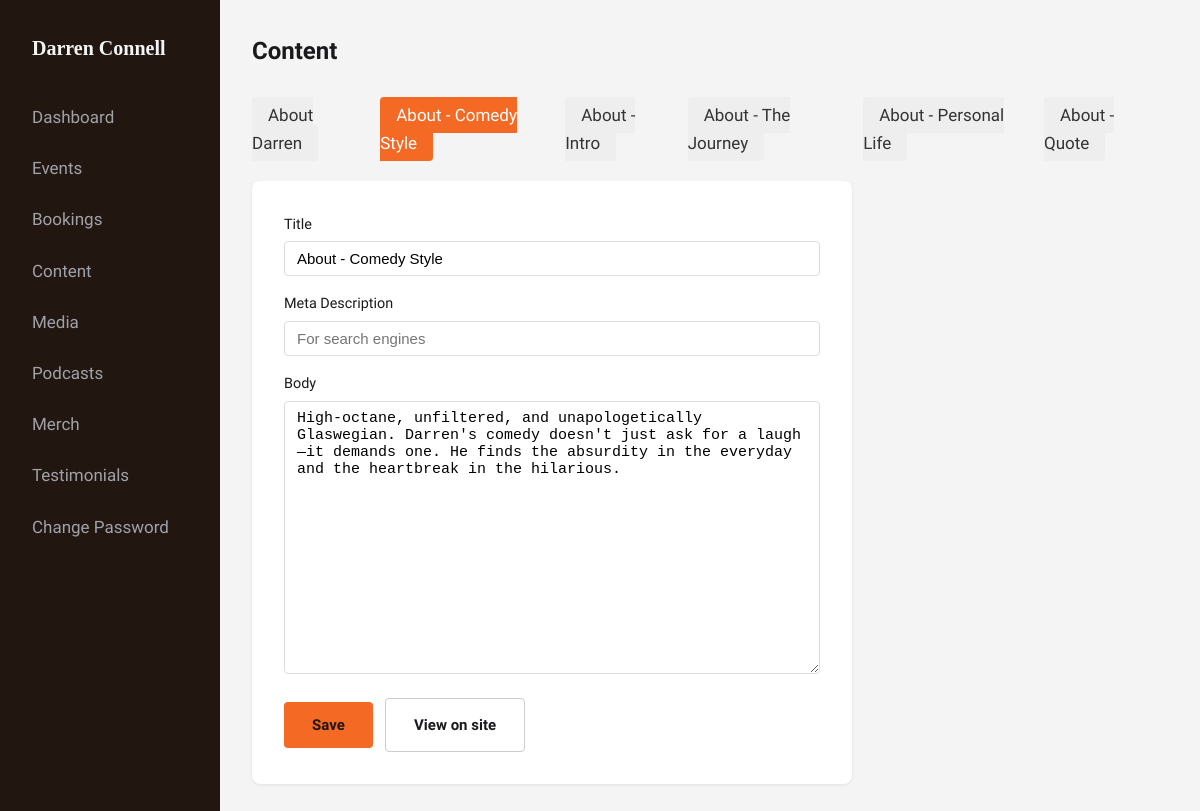
The app's page /public/admin/content.php?edit=about_comedy_style (signed in) with its own data.
### tables this page shows
CREATE TABLE `content` (
  `id` int NOT NULL,
  `slug` varchar(100) NOT NULL,
  `title` varchar(255) NOT NULL,
  `body` text,
  `meta_description` varchar(255) DEFAULT NULL,
  `updated_at` timestamp NULL DEFAULT CURRENT_TIMESTAMP ON UPDATE CURRENT_TIMESTAMP
);

### includes/functions.php (called while the page is built, shortened)
<?php
function e($str) {
    return htmlspecialchars($str ?? '', ENT_QUOTES, 'UTF-8');
}

### public/admin/content.php (the view, shortened to what this page needs)
<?php
require_once dirname(__DIR__, 2) . '/includes/functions.php';
require_once __DIR__ . '/bootstrap.php';
$stmt = $pdo->query("SELECT * FROM content ORDER BY slug");
$pages = $stmt->fetchAll();
$editSlug = $_GET['edit'] ?? $pages[0]['slug'] ?? 'about';
$stmt = $pdo->prepare("SELECT * FROM content WHERE slug=?");
$stmt->execute([$editSlug]);
$current = $stmt->fetch();
?>
<div class="admin-header">
    <h1>Content</h1>
</div>
<div class="admin-content-edit">
    <ul class="content-tabs">
        <?php foreach ($pages as $p): ?>
        <li><a href="?edit=<?= e($p['slug']) ?>" class="<?= $p['slug'] === $editSlug ? 'active' : '' ?>"><?= e($p['title']) ?></a></li>
        <?php endforeach; ?>
    </ul>
    <?php if ($current): ?>
    <form method="post" class="admin-form">
        <div class="form-group">
            <label>Title</label>
            <input type="text" name="title" value="<?= e($current['title']) ?>" required>
        </div>
        <div class="form-group">
            <label>Meta Description</label>
            <input type="text" name="meta_description" value="<?= e($current['meta_description']) ?>" placeholder="For search engines">
        </div>
        <div class="form-group">
            <label>Body</label>
            <textarea name="body" rows="15"><?= e($current['body']) ?></textarea>
        </div>
        <button type="submit" class="btn btn-primary">Save</button>
        <?php
        $viewUrl = strpos($current['slug'], 'about') === 0 ? '/about.php' : '/';
        ?>
        <a href="<?= e($viewUrl) ?>" target="_blank" rel="noopener" class="btn btn-secondary">View on site</a>
    </form>
    <?php endif; ?>
</div>
<?php
include __DIR__ . '/layout.php';

### public/assets/css/style.css (style rules this page uses)
:root { --color-bg: #221610; --color-bg-elevated: #2d1f18; --color-surface: #1a1a1d; --color-text: #f4f4f5; --color-text-muted: #a1a1aa; --color-accent: #f46a25; --color-accent-hover: #ff7d3d; --color-border: #27272a; --font-display: 'Playfair Display', Georgia, serif; --font-body: 'Source Sans 3', -apple-system, sans-serif; --max-width: 1200px; --transition: 0.2s ease; }
*, *::before, *::after { box-sizing: border-box; }
html { scroll-behavior: smooth; }
body { margin: 0; font-family: var(--font-body); font-size: 1.0625rem; line-height: 1.6; color: var(--color-text); background: var(--color-bg); -webkit-font-smoothing: antialiased; }
a { color: var(--color-accent); text-decoration: none; transition: color var(--transition); }
.btn { display: inline-flex; align-items: center; justify-content: center; padding: 0.875rem 1.75rem; font-family: var(--font-body); font-size: 0.9375rem; font-weight: 600; border-radius: 4px; border: none; cursor: pointer; transition: all var(--transition); }
.btn-primary { background: var(--color-accent); color: var(--color-bg); }
.btn-secondary { background: transparent; color: var(--color-text); border: 1px solid var(--color-border); }
.admin-body { background: #f4f4f5; color: #1a1a1d; }
.admin-header { display: flex; align-items: center; justify-content: space-between; flex-wrap: wrap; gap: 1rem; margin-bottom: 2rem; }
.admin-header h1 { margin: 0; font-size: 1.5rem; color: #1a1a1d; }
.admin-body .btn-secondary { background: white; color: #1a1a1d; border: 1px solid #ccc; }
.admin-form { background: white; padding: 2rem; border-radius: 8px; box-shadow: 0 1px 3px rgba(0,0,0,0.08); max-width: 600px; margin-bottom: 2rem; }
.admin-form .form-group { margin-bottom: 1rem; }
.admin-form label { display: block; margin-bottom: 0.35rem; font-weight: 500; font-size: 0.9rem; }
.admin-form input, .admin-form textarea, .admin-form select { width: 100%; padding: 0.5rem 0.75rem; border: 1px solid #ddd; border-radius: 4px; font-size: 0.9375rem; }
.admin-form .btn { margin-right: 0.5rem; }
.content-tabs { display: flex; gap: 0.5rem; margin-bottom: 1.5rem; list-style: none; padding: 0; }
.content-tabs a { padding: 0.5rem 1rem; background: #eee; border-radius: 4px; color: #333; }
.content-tabs a.active { background: var(--color-accent); color: white; }

### records on screen
content: title "About Darren"
content: title "About - Comedy Style", body "High-octane, unfiltered, and unapologetically Glaswegian. Darren's comedy doesn't just ask for a laugh—it demands one. He finds the absurdity in the everyday and the heartbreak in the hilarious."
content: title "About - Intro"
content: title "About - The Journey"
content: title "About - Personal Life"
content: title "About - Quote"
